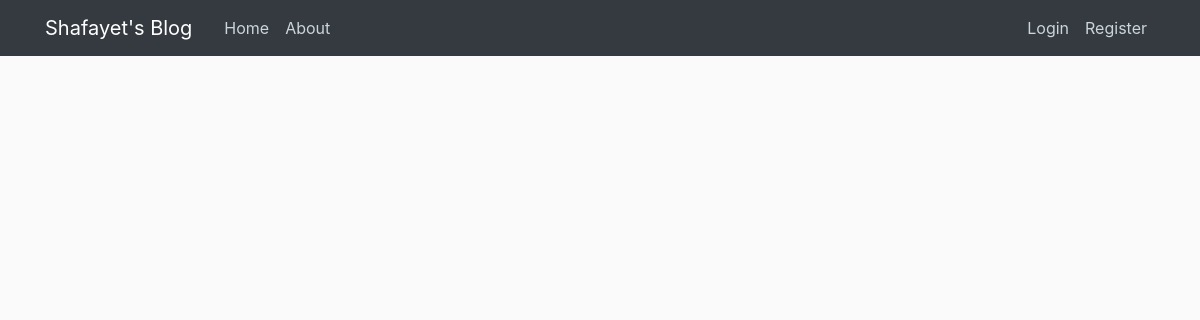
Page /home on the earlier database version.
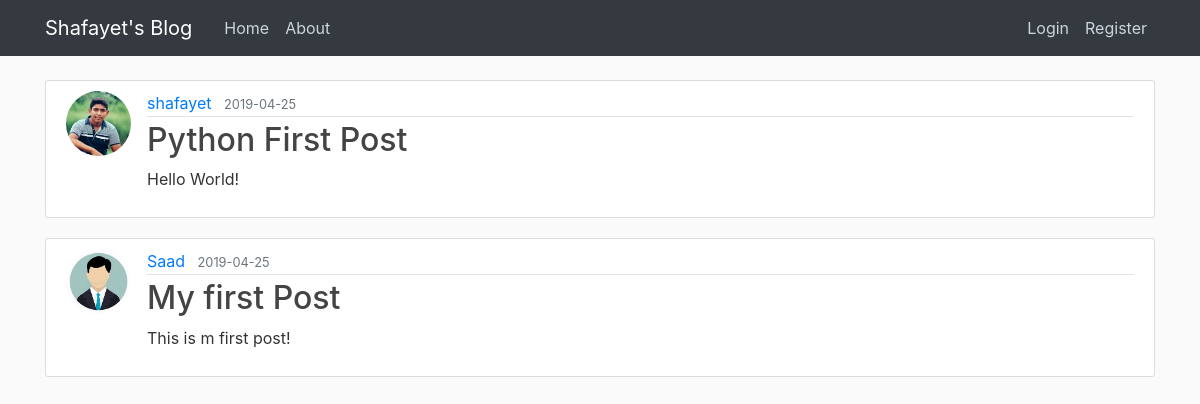
Same page on the later database version.
### flask_app/models.py (models this page shows, shortened)
class Post(db.Model):
    id = db.Column(db.Integer, primary_key=True)
    title = db.Column(db.String, nullable=False)
    date = db.Column(db.DateTime, nullable=False, default=datetime.utcnow)
    content = db.Column(db.Text, nullable=False)
    user_id = db.Column(db.Integer, db.ForeignKey('user.id'), nullable=False)

class User(db.Model, UserMixin):
    id = db.Column(db.Integer, primary_key=True)
    first_name = db.Column(db.String(50), nullable=False)
    last_name = db.Column(db.String(50), nullable=False)
    user_name = db.Column(db.String(20), unique=True, nullable=False)
    email = db.Column(db.String(120), unique=True, nullable=False)
    image_file = db.Column(db.String(20), nullable=False, default='defult.jpg')
    password = db.Column(db.String(60), nullable=False)
    post = db.relationship('Post', backref='author', lazy=True)

### flask_app/routes.py (the view)
@app.route('/')
@app.route('/home')
def home():
    posts = Post.query.all()
    return render_template('home.html', posts=posts)

### flask_app/templates/home.html
{% extends "layout.html" %}
{% block content %}
    {% for post in posts %}
        <article class="media content-section">
            <img class="rounded-circle article-img" src="{{ url_for('static', filename='profile_pics/' + post.author.image_file) }}">
            <div class="media-body">
                <div class="article-metadata">
                    <a class="mr-2" href="#">{{ post.author.user_name }}</a>
                    <small class="text-muted">{{ post.date.strftime('%Y-%m-%d') }}</small>
                </div>
                <h2><a class="article-title" href="{{ url_for('post', post_id=post.id) }}">{{ post.title }}</a></h2>
                <p class="article-content">{{ post.content }}</p>
            </div>
        </article>
    {% endfor %}
{% endblock content %}

### flask_app/templates/layout.html (shortened to what this page needs)
<!DOCTYPE html>
<html>
    <head>
        <link rel="stylesheet" href="https://stackpath.bootstrapcdn.com/bootstrap/4.3.1/css/bootstrap.min.css">
        <link rel="stylesheet" type='text/css' href="{{ url_for('static', filename='main.css')}}">
    </head>
    <body>
        <header class="site-header">
            <nav class="navbar navbar-expand-md navbar-dark bg-dark fixed-top">
                <div class="container">
                    <a class="navbar-brand mr-4" href="/">Shafayet's Blog</a>
                    <div class="collapse navbar-collapse" id="navbarToggle">
                        <div class="navbar-nav mr-auto">
                            <a class="nav-item nav-link" href="{{ url_for('home') }}">Home</a>
                            <a class="nav-item nav-link" href="{{ url_for('about') }}">About</a>
                        </div>
                        <div class="navbar-nav">
                            {% if current_user.is_authenticated %}
                                <a class="nav-item nav-link" href="{{ url_for('new_post') }}">New Post</a>
                                <a class="nav-item nav-link" href="{{ url_for('logout') }}">Logout</a>\
                                <a class="nav-item nav-link" href="{{ url_for('account') }}">My Account</a>
                            {% else %}
                                <a class="nav-item nav-link" href="{{ url_for('login') }}">Login</a>
                                <a class="nav-item nav-link" href="{{ url_for('register') }}">Register</a>
                            {% endif %}
                        </div>
                    </div>
                </div>
            </nav>
        </header>
        <main role="main" class="container">
            <div class="row">
                <div class="col-md">
                    {% block content %}{% endblock %}
                </div>
            </div>
        </main>
        </body>
</html>

### flask_app/static/main.css (style rules this page uses)
body { background: #fafafa; color: #333333; margin-top: 5rem; }
h1, h2, h3, h4, h5, h6 { color: #444444; }
.site-header .navbar-nav .nav-link { color: #cbd5db; }
.content-section { background: #ffffff; padding: 10px 20px; border: 1px solid #dddddd; border-radius: 3px; margin-bottom: 20px; }
.article-title { color: #444444; }
.article-content { white-space: pre-line; }
.article-img { height: 65px; width: 65px; margin-right: 16px; }
.article-metadata { padding-bottom: 1px; margin-bottom: 4px; border-bottom: 1px solid #e3e3e3 }

Differences in the rows shown:
added Post: image_file (picture), author.user_name "shafayet", date "2019-04-25", title "Python First Post", content "Hello World!"
added Post: image_file (picture), author.user_name "Saad", date "2019-04-25", title "My first Post", content "This is m first post!"
